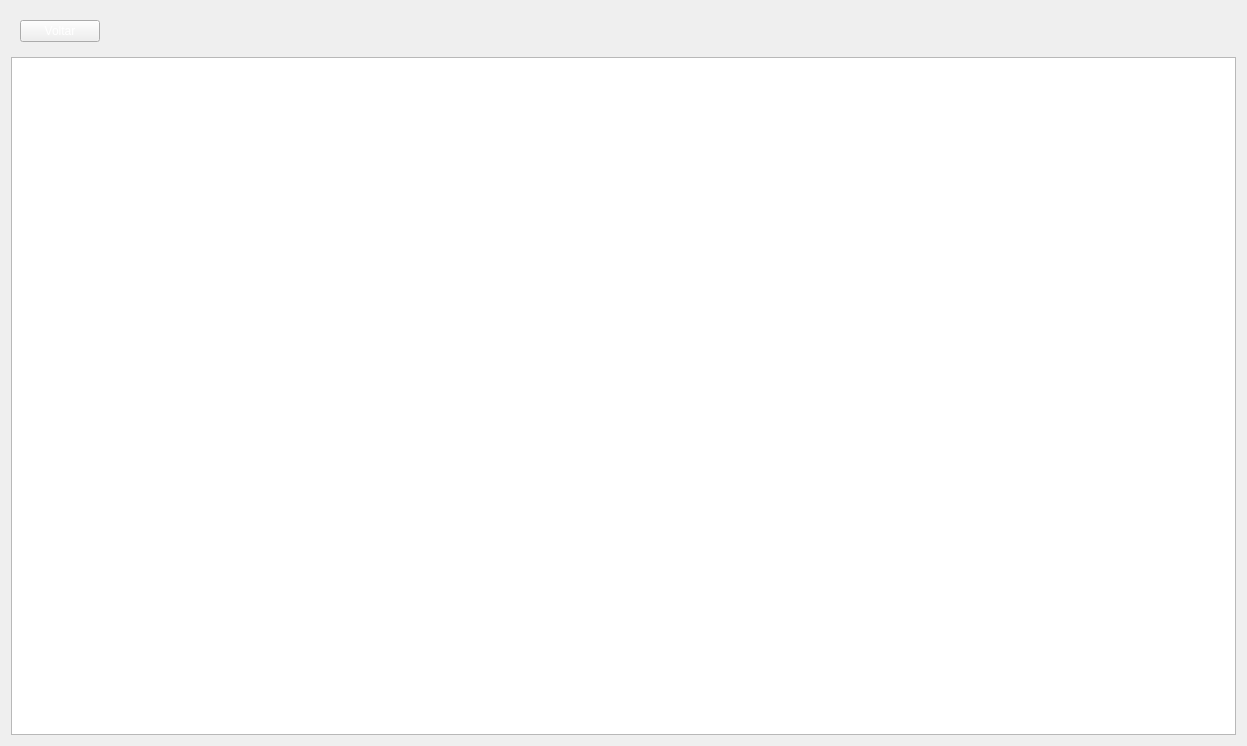
<?xml version="1.0" encoding="UTF-8"?>
<ui version="4.0">
 <class>JanelaListarVendas</class>
 <widget class="QWidget" name="JanelaListarVendas">
  <property name="geometry">
   <rect>
    <x>0</x>
    <y>0</y>
    <width>1247</width>
    <height>746</height>
   </rect>
  </property>
  <property name="windowTitle">
   <string>Form</string>
  </property>
  <layout class="QVBoxLayout" name="verticalLayout">
   <item>
    <widget class="QWidget" name="widget" native="true">
     <layout class="QHBoxLayout" name="horizontalLayout">
      <item>
       <widget class="QPushButton" name="pushButtonVoltar">
        <property name="styleSheet">
         <string notr="true">color: white;</string>
        </property>
        <property name="text">
         <string>Voltar</string>
        </property>
       </widget>
      </item>
      <item>
       <spacer name="horizontalSpacer">
        <property name="orientation">
         <enum>Qt::Orientation::Horizontal</enum>
        </property>
        <property name="sizeHint" stdset="0">
         <size>
          <width>40</width>
          <height>20</height>
         </size>
        </property>
       </spacer>
      </item>
     </layout>
    </widget>
   </item>
   <item>
    <widget class="QTableWidget" name="tableWidgetVendas">
     <property name="styleSheet">
      <string notr="true">color: white;</string>
     </property>
    </widget>
   </item>
  </layout>
 </widget>
 <resources/>
 <connections/>
</ui>
